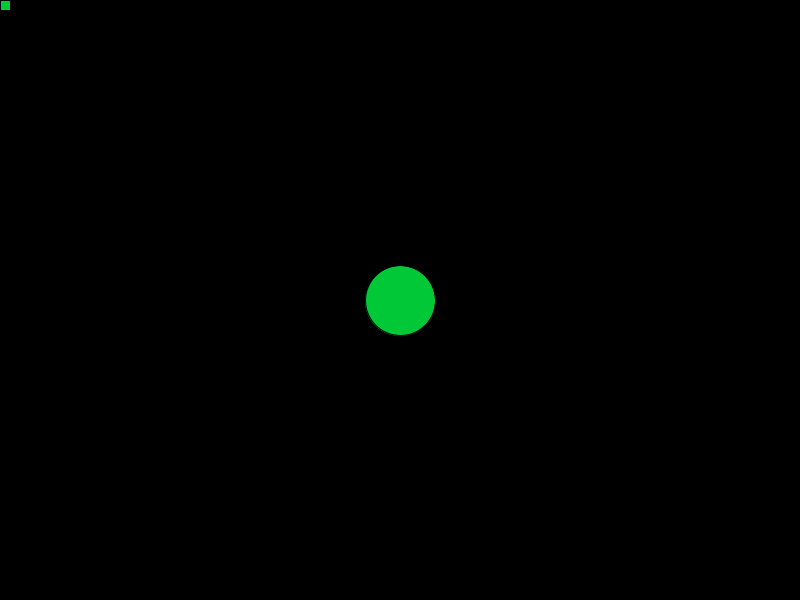
Frame 1 (no input)
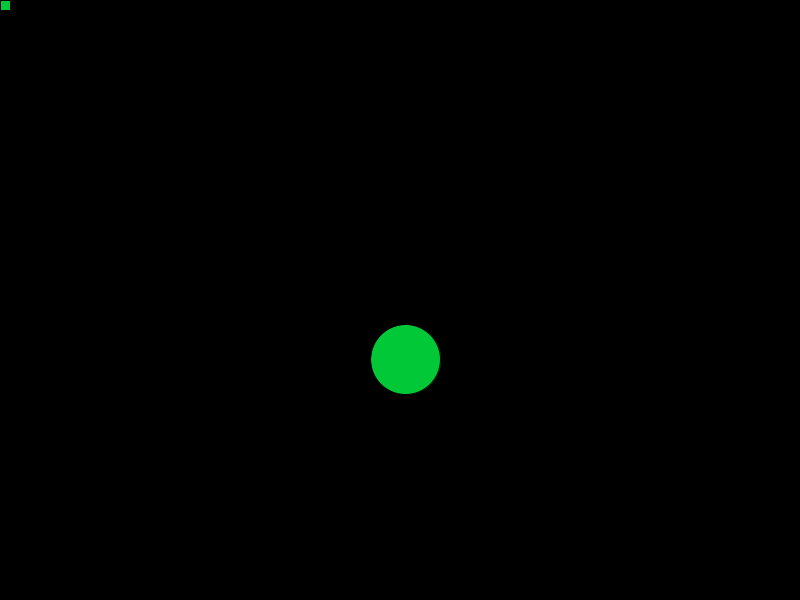
Frame 60 (the mouse pressed at the canvas centre just before this capture)
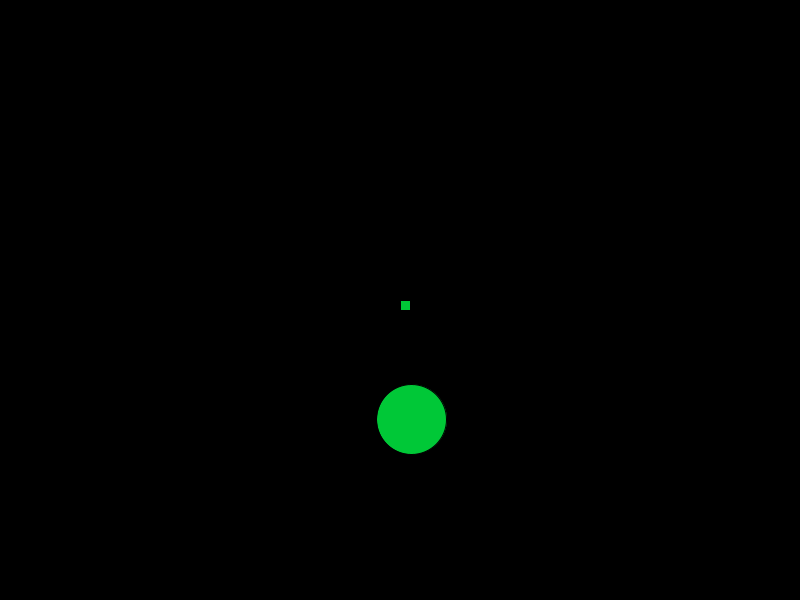
Frame 120 (the mouse held since frame 60 and released just before this capture)

The Processing sketch that drew these frames (run headless with seeded random() and noise(); from frame 60 on, the mouse is pressed at the canvas centre):

// Processing sketch: Collision
// ── Collision.pde
PVector loc, vel, acc;
int sz = 70;

void setup() {
  size(800, 600);
   loc = new PVector(width/2, height/2);
  vel = PVector.random2D();    //random unit vector
  acc = new PVector(0, 0);
 
}

void draw() {
  background(0);
  //move the ball
  vel.add(acc);
  loc.add(vel);

  //check to see if the mouse is inside the circle
  if (dist(mouseX, mouseY, loc.x, loc.y) < sz/2) {  
    fill(255, 0, 0);                                
  } else {                                          
    fill(0, 200, 55);                           
  }

 // draw ball
  ellipse(loc.x, loc.y, sz, sz);

  //bounce ball
  if (loc.x + sz/2 > width || loc.x - sz/2 < 0) {
    vel.x *= -1;
  }
  if (loc.y + sz/2 > height || loc.y - sz/2 < 0) {
    vel.y *= -1;
  }

  //draw a small rectange to indicate mouse location
  rect(mouseX, mouseY, 10, 10);
}
